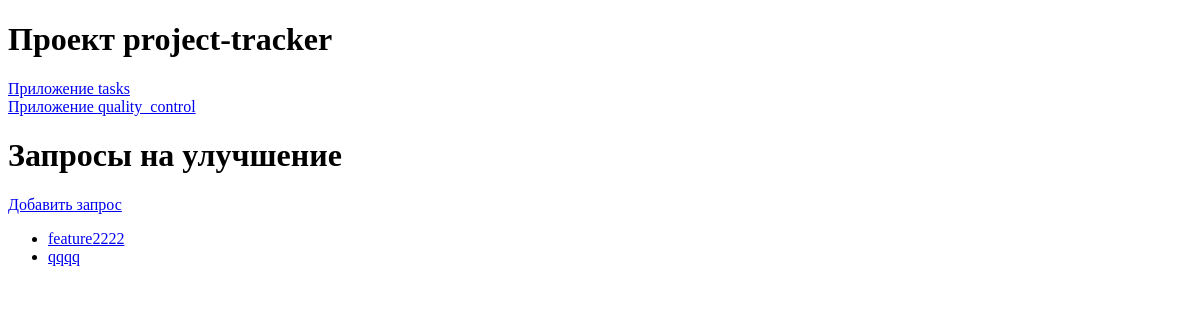
Before: /quality_control/features/ with the older database file.
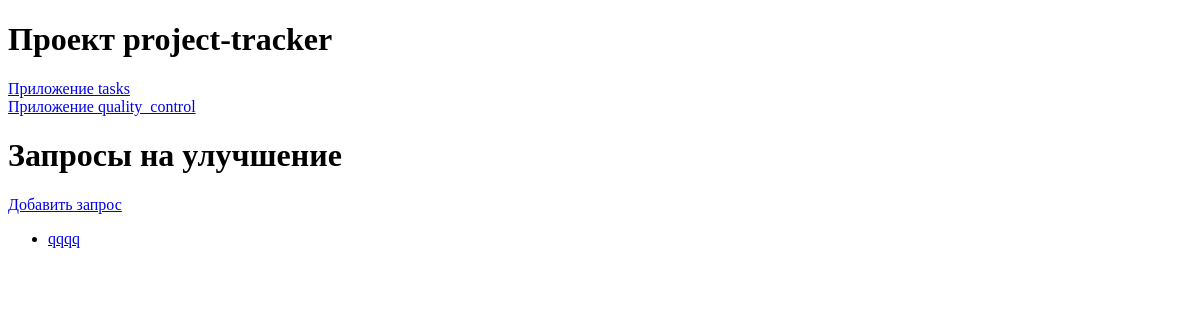
After: the same page with the newer database file.
### quality_control/models.py (models this page shows)
class FeatureRequest(models.Model):
    STATUS_CHOICES = [
        ('Reviewed', 'Рассмотрено'),
        ('Accepted', 'Принято'),
        ('Rejected', 'Отклонено'),
    ]
    PRIORITY_CHOICES = [
        (0, 'Not important'),
        (1, 'Very low'),
        (2, 'Low'),
        (3, 'Normal'),
        (4, 'High'),
        (5, 'Very High'),
    ]
    title = models.CharField(max_length=100)
    description = models.TextField()
    project = models.ForeignKey(
        Project,
        on_delete=models.CASCADE
    )
    task = models.ForeignKey(
        Task,
        on_delete=models.SET_NULL,
        null=True,
        blank=True
    )
    status = models.CharField(
        max_length=50,
        choices=STATUS_CHOICES,
        default='New',
    )
    priority = models.IntegerField(
        choices=PRIORITY_CHOICES,
        default=0,
    )
    created_at = models.DateTimeField(auto_now_add=True)
    updated_at = models.DateTimeField(auto_now=True)

### quality_control/views.py (the view)
# urls.py: path('features/', views.FeatureRequestListView.as_view(), name='features_list'),
class FeatureRequestListView(ListView):
    model = FeatureRequest
    context_object_name='features_list'
    template_name = 'quality_control/features_list.html'

### quality_control/templates/quality_control/features_list.html
{% extends 'base/base.html' %}
{% block content %}
    <h1>Запросы на улучшение</h1>
        <p><a href="{% url 'quality_control:feature_request' %}">Добавить запрос</a></p>
    <ul>
        {% for feature in features_list %}
            <li><a href="{% url 'quality_control:feature_detail' feature.id %}">{{ feature.title }}</a></li>
        {% endfor %}
    </ul>
{% endblock %}

Changed rows visible on the page:
removed FeatureRequest: title "feature2222"
